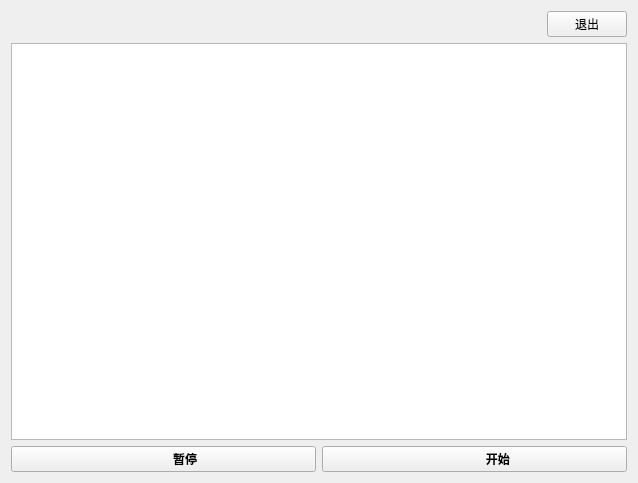
<?xml version="1.0" encoding="UTF-8"?>
<ui version="4.0">
 <class>TempHum</class>
 <widget class="QWidget" name="TempHum">
  <property name="geometry">
   <rect>
    <x>0</x>
    <y>0</y>
    <width>638</width>
    <height>483</height>
   </rect>
  </property>
  <property name="windowTitle">
   <string>Form</string>
  </property>
  <property name="styleSheet">
   <string notr="true"/>
  </property>
  <layout class="QVBoxLayout" name="verticalLayout">
   <item>
    <layout class="QHBoxLayout" name="horizontalLayout_2">
     <item>
      <widget class="QLabel" name="TempHumlbl">
       <property name="font">
        <font>
         <bold>true</bold>
         <stylestrategy>PreferAntialias</stylestrategy>
        </font>
       </property>
       <property name="text">
        <string/>
       </property>
       <property name="alignment">
        <set>Qt::AlignCenter</set>
       </property>
      </widget>
     </item>
     <item>
      <widget class="QPushButton" name="Exitbtn">
       <property name="sizePolicy">
        <sizepolicy hsizetype="Maximum" vsizetype="Fixed">
         <horstretch>0</horstretch>
         <verstretch>0</verstretch>
        </sizepolicy>
       </property>
       <property name="minimumSize">
        <size>
         <width>40</width>
         <height>0</height>
        </size>
       </property>
       <property name="text">
        <string>退出</string>
       </property>
      </widget>
     </item>
    </layout>
   </item>
   <item>
    <widget class="QChartView" name="Temp">
     <property name="styleSheet">
      <string notr="true"/>
     </property>
    </widget>
   </item>
   <item>
    <layout class="QHBoxLayout" name="horizontalLayout">
     <item>
      <widget class="QPushButton" name="stop_btn">
       <property name="font">
        <font>
         <bold>true</bold>
        </font>
       </property>
       <property name="styleSheet">
        <string notr="true">image: url(:/QIcon/stop.png);</string>
       </property>
       <property name="text">
        <string>             暂停</string>
       </property>
      </widget>
     </item>
     <item>
      <widget class="QPushButton" name="start_btn">
       <property name="font">
        <font>
         <bold>true</bold>
        </font>
       </property>
       <property name="styleSheet">
        <string notr="true">image: url(:/QIcon/run.png);</string>
       </property>
       <property name="text">
        <string>              开始</string>
       </property>
      </widget>
     </item>
    </layout>
   </item>
  </layout>
 </widget>
 <customwidgets>
  <customwidget>
   <class>QChartView</class>
   <extends>QGraphicsView</extends>
   <header location="global">qchartview.h</header>
  </customwidget>
 </customwidgets>
 <resources/>
 <connections/>
</ui>
